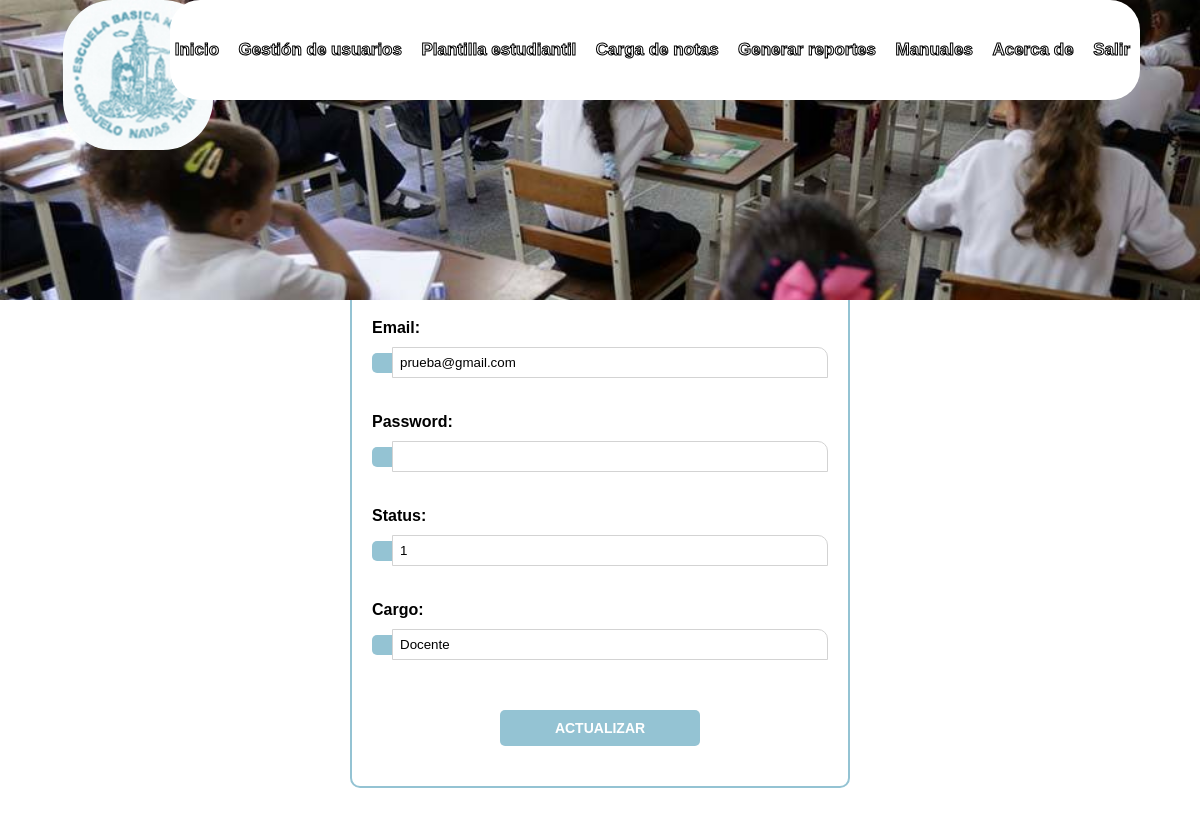
The app's page /SAN/index.php?action=VIS_editar&id=2 with its own data.
### tables this page shows
CREATE TABLE `perso` (
  `id` int(11) NOT NULL,
  `user` varchar(30) NOT NULL,
  `password` varchar(40) NOT NULL,
  `email` varchar(50) NOT NULL,
  `status` tinyint(1) NOT NULL DEFAULT 1,
  `status2` enum('inactivo','activo') NOT NULL DEFAULT 'activo',
  `cargo` enum('Director','Coordinacion','Docente','Otro') DEFAULT 'Otro',
  `fecha` timestamp NOT NULL DEFAULT current_timestamp()
);

### SAN/controllers/CON_template.php (called while the page is built, shortened)
<?php
Class ControllerTemplate{
	public static function ctrTraerplantilla(){
		include "views/template.php";
	}
}

### SAN/index.php (called while the page is built, shortened)
<?php
require_once "controllers/CON_template.php";
require_once "controllers/CON_form.php";
require_once "models/MOD_form.php";
$template = new ControllerTemplate();
$template -> ctrTraerPlantilla();

### SAN/controllers/CON_form.php (called while the page is built, shortened)
<?php
class ControladorFormularios{
    static public function ctrSeleccionarRegistros($item, $valor){
        $tabla = "perso";
        $respuesta = ModeloFormulario::mdlSeleccionarRegistros($tabla, $item, $valor);
        return $respuesta;
    }
}

### SAN/models/MOD_conexion.php (called while the page is built)
<?php
class conexion{
    static public function conectar(){
        $link = new PDO("mysql:host=localhost;dbname=san", "root", "");
        $link->exec("set names utf8");
        return $link;
    }
}

### SAN/models/MOD_form.php (called while the page is built, shortened)
<?php
require_once "MOD_conexion.php";
class modeloformulario{
        static public function mdlSeleccionarRegistros($tabla, $item, $valor){
         if($item == null AND $valor == null) {
        $stmt = conexion::conectar()->prepare("SELECT *, DATE_FORMAT(fecha, '%d/%m/%y') AS fecha FROM $tabla ORDER BY status, cargo");
        $stmt->execute();
        return $stmt -> fetchAll();
        }else{
            $stmt = conexion::conectar()->prepare("SELECT *, DATE_FORMAT(fecha, '%d/%m/%y') AS fecha FROM $tabla WHERE $item = :$item");
            $stmt->bindParam(":".$item, $valor, PDO::PARAM_STR);
            $stmt->execute();
            return $stmt -> fetch();
        }
        }
}
?>

### SAN/views/modules/VIS_editar.php (the view, shortened to what this page needs)
<?php
    if(isset($_GET["id"])){
        $item = "id";
        $valor = $_GET["id"];
        $usuario = ControladorFormularios::ctrSeleccionarRegistros($item,$valor);
    }
?>
<form id="form" method="post">
    <div class="form-group">
        <label for="user">User:</label>
        <div class="input-group">
        <span class="input-group-text"><i class="fa-solid fa-user"></i></span>
        </div>
    </div>
    <div class="form-group">
        <label for="email">Email:</label>
        <div class="input-group">
            <span class="input-group-text"><i class="fa-solid fa-envelope"></i></span>
            <input type="email" class="form-control" id="email" name="ActualizarEmail" value="<?php echo $usuario["email"]; ?>" required>
        </div>
    </div>
    <div class="form-group">
        <label for="pwd">Password:</label>
        <div class="input-group">
            <span class="input-group-text"><i class="fa-solid fa-lock"></i></span>
            <input type="password" class="form-control" id="pwd" name="ActualizarPassword">
        </div>
    </div>
        <div class="form-group">
        <label for="pwd">Status:</label>
        <div class="input-group">
            <span class="input-group-text"><i class="fa-solid fa-lock"></i></span>
            <input class="form-control" id="pwd" name="ActualizarStatus" value="<?php echo $usuario["status"]; ?>" required>
        </div>
    </div>
    <div class="form-group">
        <label for="pwd">Cargo:</label>
        <div class="input-group">
            <span class="input-group-text"><i class="fa-solid fa-lock"></i></span>
            <input class="form-control" id="pwd" name="ActualizarCargo" value="<?php echo $usuario["cargo"]; ?>" required>
        </div>
    </div>
    <button type="submit" class="btn btn-primary">Actualizar</button>
</form>

### SAN/resources/css/css_san.css (style rules this page uses)
* { margin: 0; padding: 0; box-sizing: border-box; font-family: 'Montserrat Alternates', sans-serif; }
body { background-color: #fff !important; background-size: 100vw auto; background-repeat: repeat-y; justify-content: center; min-height: 100vh; }
.form-group { margin-top: 165px; margin-left: auto; margin-right: auto; width:40%; }
* { padding: 0; margin: 0; box-sizing: border-box; }
.btn { border: none; border-radius: 3px; padding: 8px 16px; font-size: 14px; font-weight: 500; text-transform: uppercase; cursor: pointer; transition: all 0.3s ease; }

### SAN/resources/css/C_plantilla.css (style rules this page uses)
.form-group { margin-bottom: 0px; margin-top: 5px; }
label { font-weight: bold; margin-bottom: 10px; display: block; }
.input-group { display: flex; align-items: center; justify-content: flex-start; margin-bottom: 10px; }
.form-control { width: 100%; padding: 10px; border-radius: 5px; border: 2px solid #94c3d3; text-align: left; }
button[type="submit"] { width: 100%; padding: 10px; background-color: #94c3d3; color: white; border: none; border-radius: 5px; font-weight: bold; cursor: pointer; text-align: center; }

### SAN/resources/css/editar.css (style rules this page uses)
#form { max-width: 500px; margin: auto; margin-top: 200px; padding: 20px; border: 2px solid #94c3d3; border-radius: 10px; background-color: white; display: flex; flex-direction: column; align-items: center; }
.form-group { margin-bottom: 20px; width: 100%; }
.input-group { display: flex; align-items: center; width: 100%; }
.input-group-text { background-color: #94c3d3; padding: 10px; border-radius: 5px 0 0 5px; }
.form-control { padding: 7px; border: 1px solid lightgray; border-radius: 0 10px 0 0; width: 109%; -webkit-border-radius: 0 10px 0 0; -moz-border-radius: 0 10px 0 0; -ms-border-radius: 0 10px 0 0; -o-border-radius: 0 10px 0 0; }
.form-group label { display: block; margin-bottom: 10px; font-weight: bold; }
.form-group:first-child { margin-top: 3px; }
.btn-primary { margin-bottom: 70px; max-width: 200px; margin: 20px auto; }

### records on screen
perso: ActualizarEmail "prueba@gmail.com", ActualizarStatus "1", ActualizarCargo "Docente"
